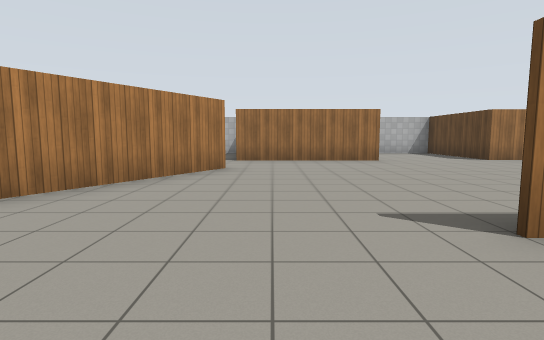
View 1 (above)

22 first-person views from a walk through a robot-simulator world made for Gazebo. The camera is 1.2 m above the floor, tilts 6° down and sees 80° across. The floor is counted in squares, 2 m on a side. Each view is taken from the middle of a square. On the plan, view 1 faces up. The plan holds only what a view shows up to about 9 squares ahead; the rest is blank. Gazebo's built-in surfaces are drawn with simple patterns.

View 2
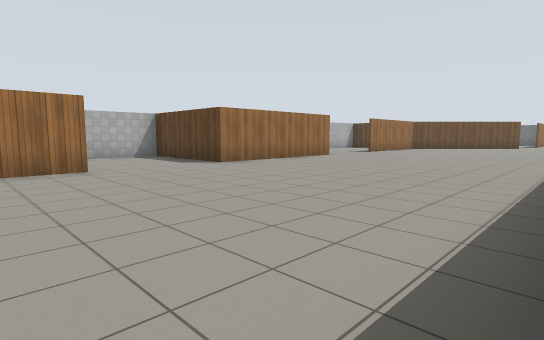

View 3
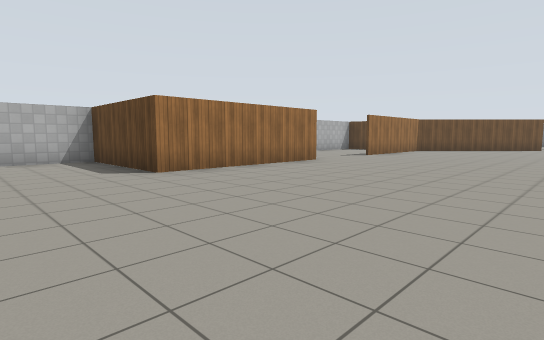

View 4
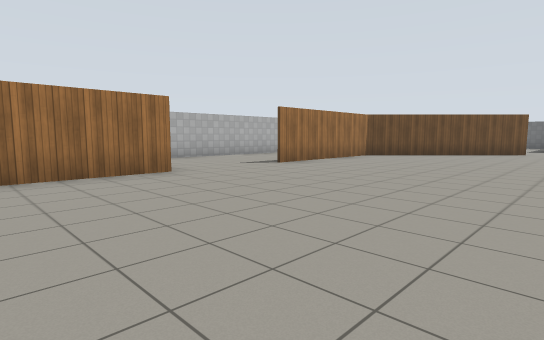

View 5
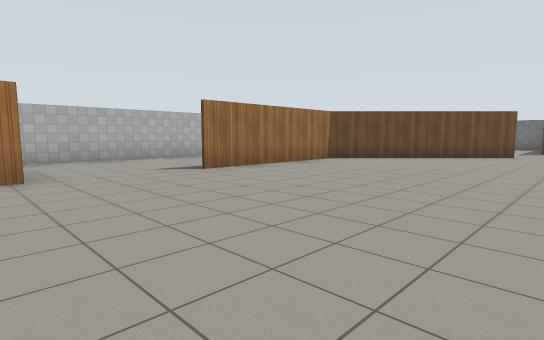

View 6
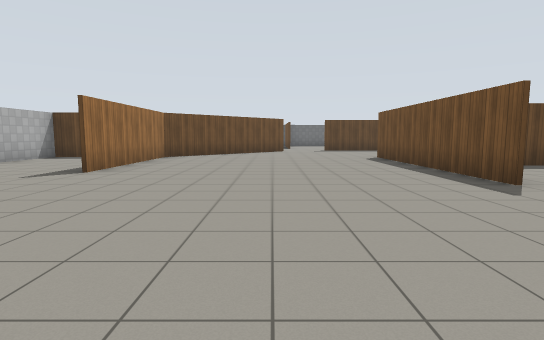

View 7
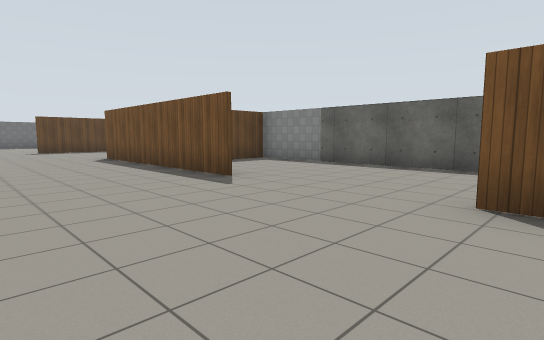

View 8
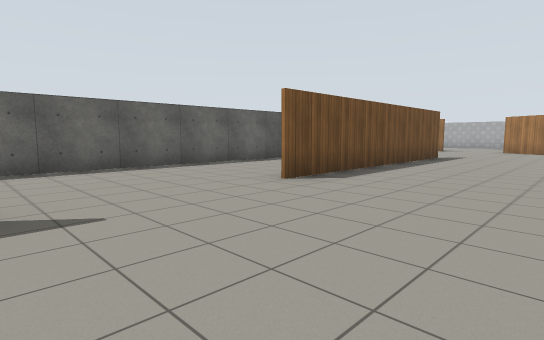

View 9
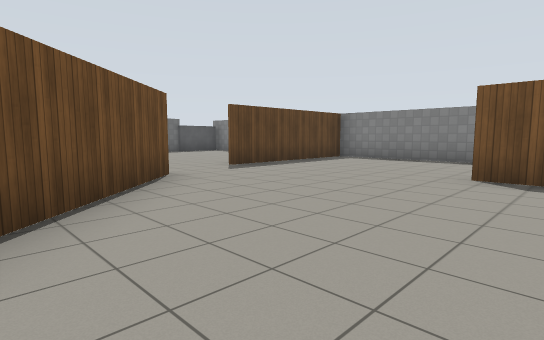

View 10
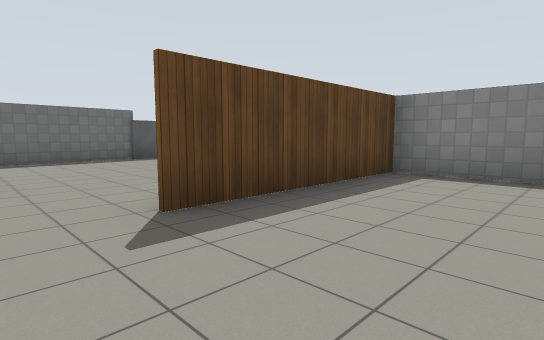

View 11
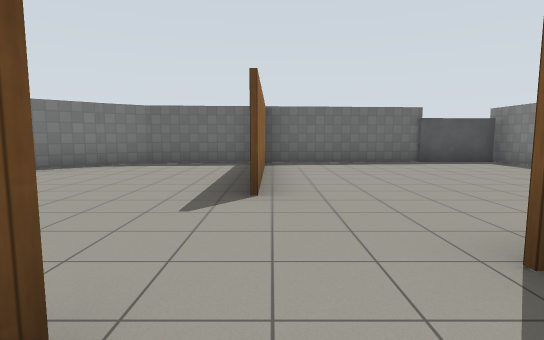

View 12
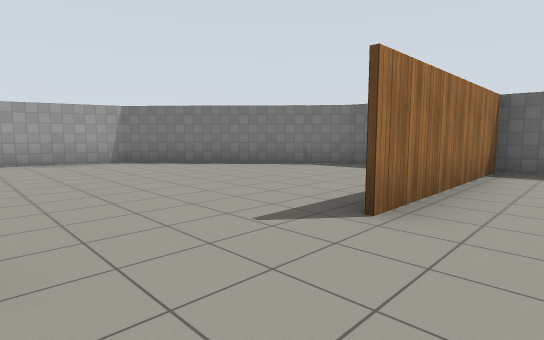

View 13
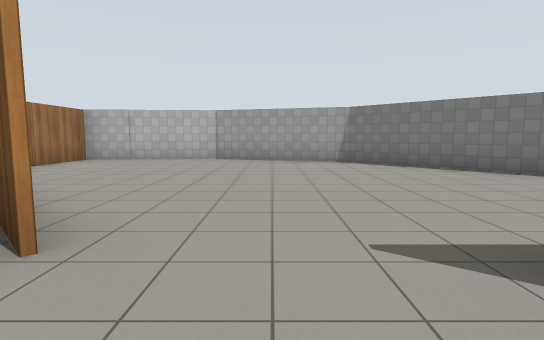

View 14
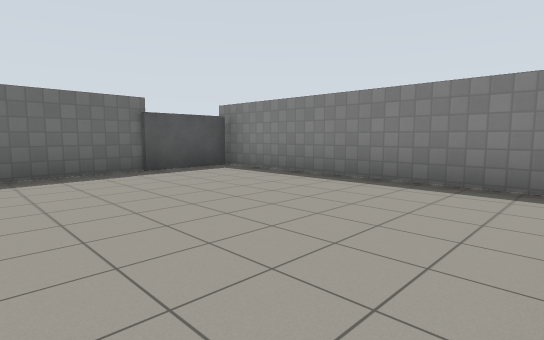

View 15
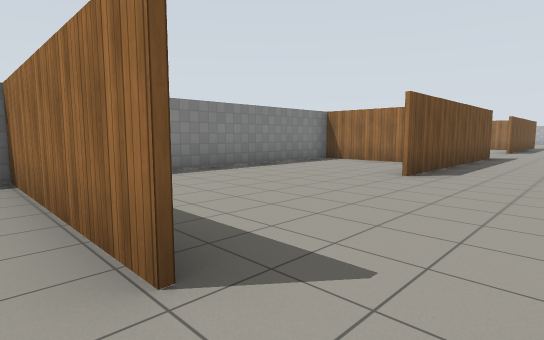

View 16
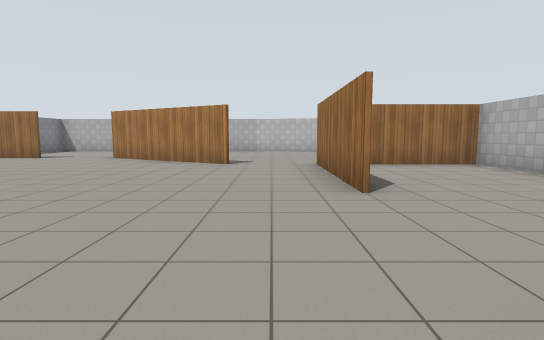

View 17
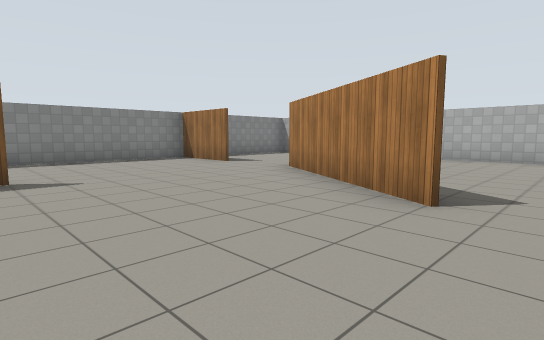

View 18
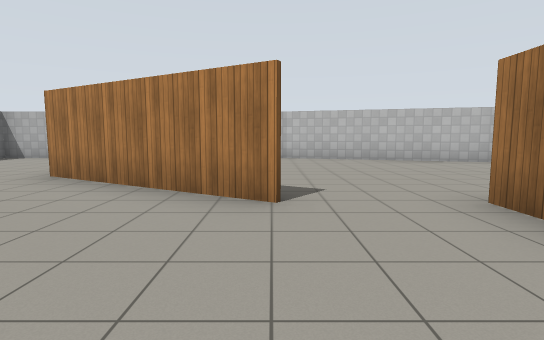

View 19
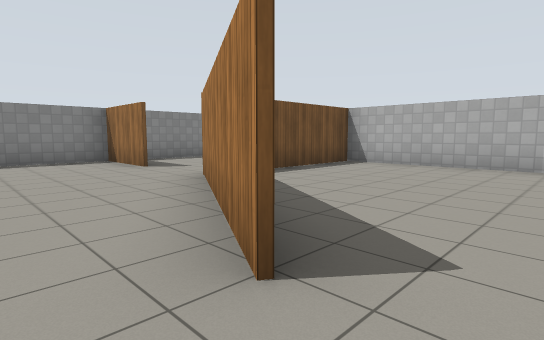

View 20
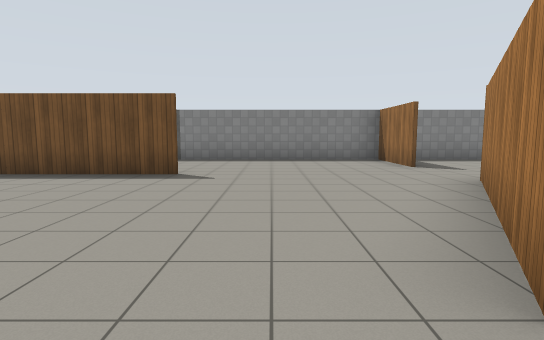

View 21
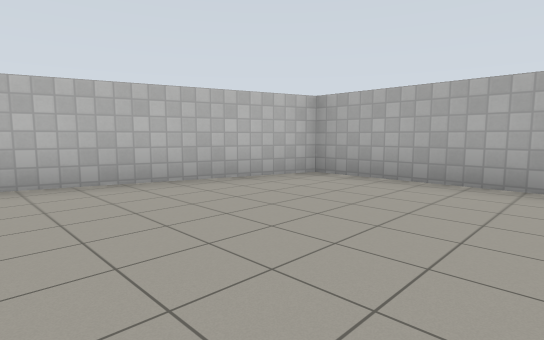

View 22
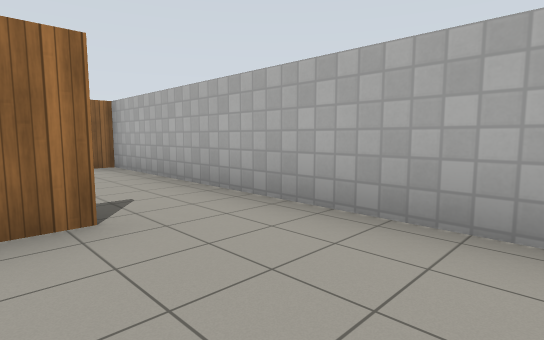

### Floor plan
Points are (right, up) in squares from view 1. A wall is a line through its corners. A room is listed if a view was taken in it or the views show most of it. See-through windows are left out.
Room 1 (views 1, 2, 3, 4, 5, 6, 7, 8, 9, 10, 11, 16, 17, 18, 19, 20)
walls: (10.9, 1.9) (16.2, 1.9); (9.8, 8) (5.4, 8); (4.4, -1.2) (20, -1.2); (13.7, 1) (13.7, -1.3); (1.4, 1.9) (7.7, 1.9); (13.6, -1.3) (13.6, -0.1); (2.8, 8) (-1, 8); (-0.9, 6.1) (-2.9, 2.6); (-2.7, 0.7) (-2.7, -1.3); (-3, -1.2) (2.5, -1.2); (19.8, 4.5) (16.3, 8) (12.3, 8); (20.4, -1.2) (20.4, 2.9)
ways out: opening at (20, 3.5) to room 2; opening at (-1, 7) to room 3; opening at (11.5, 8) to room 4; opening at (-3, 1.5); opening at (3.5, 8)
Room 2 (views 12, 13, 14, 15)
walls: (20.5, 2.9) (20.5, 1.5); (25.5, 7.4) (22.8, 10.4) (19.5, 11.4) (17.3, 11.2); (17.5, 11.2) (16, 11.2); (26.3, 4) (26.1, 6.7) (25.5, 7.5); (16.3, 11.3) (16.3, 9.3)
ways out: opening at (20, 3.5) to room 1; opening at (21.3, 3)
Room 3 (view 21)
walls: (-6.8, 6.5) (-6.8, 2.8) (-4.2, 2.8); (-0.9, 11.3) (-5.3, 11.3) (-6.8, 6.3)
ways out: opening at (-1, 7) to room 1
Room 4 (view 22)
walls: (9.7, 9.8) (9.7, 9.1); (16, 11.2) (5, 11.3); (5.5, 11.4) (5.5, 10.9)
ways out: opening at (11.5, 8) to room 1

Positions as (right, up) in squares from view 1, and headings:
1: (0, 0), facing up
2: (1, 2), facing up-right
3: (3, 3), facing up-right
4: (7, 3), facing up-right
5: (9, 3), facing up-right
6: (7, 5), facing right
7: (7, 5), facing down-right
8: (11, 5), facing down-left
9: (15, 7), facing down-right
10: (18, 4), facing down-right
11: (19, 4), facing right
12: (20, 3), facing up-right
13: (21, 3), facing up
14: (21, 3), facing down-right
15: (21, 4), facing down-left
16: (6, 7), facing left
17: (2, 7), facing down-left
18: (2, 6), facing left
19: (0, 7), facing down-left
20: (0, 7), facing down
21: (-2, 7), facing up-left
22: (12, 9), facing up-left
